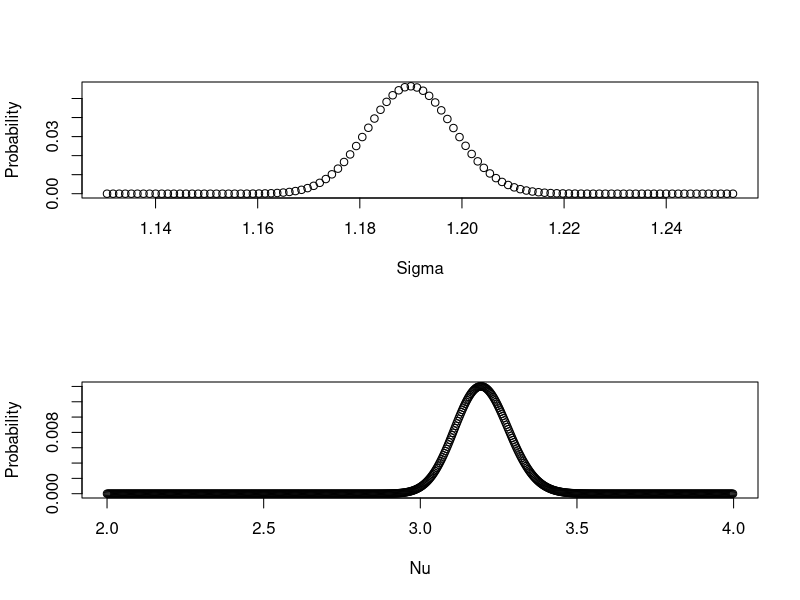

Write the R code that produced this figure.
# Written in R by Dmitriy Strelkov.
# Problem 2: Write a program to distinguish between additional models of data.

# I chose to write a program that can distinguish between a normal distribution and a student-t distribution.
# They look very similar to the naked eye, and so it can be difficult to tell what type of distribution
# is really governing our data.

# My approach to this problem will be essentially identical to my approach to the previous problem.

# 1. Make a function returns the probability of a normal distribution.
# 2. Make a function returns the probability of a student-t distribution.
# 3. Make a function that returns the parameters associated with the normal distribution.
# 4. Make a function that returns the parameters associated with the student-t distribution.
# 5. Make a function that returns the probability distribution of the parameters of the normal distribution.
# 6. Make a function that returns the probability distribution of the parameters of the student-t distribution.
# 7. Make a function that determines which model is more likely.
# 8. Make a function that displays the parameter probability distribution for the likelier model.

# 1. Make a function returns the probability of a normal distribution.
normal_answer <- function(sigmalist, data){
  
  # This function returns the scaled probability and exponential scaling factor for the normally distributed
  # model.
  mean <- mean(data)
  loglikelihood <- numeric()
  
  # Compute the log likelihood for each value of sigma.
  i <- 1
  for(sigma in sigmalist){
    loglikelihood[i] <- sum(log((1/sqrt(2*sigma^2*pi))*exp(-(data - mean)^2/(2*sigma^2))))
    i <- i + 1
  }
  # This is the index of the most likely value of sigma.
  index <- which.max(loglikelihood)
  
  # The f and g subfunctions again. F returns the log likelihood of the input, g returns the 
  # exponentially scaled likelihood.
  f <- function(sigma){sum(log((1/sqrt(2*sigma^2*pi))*exp(-(data - mean)^2/(2*sigma^2))))}
  g <- function(sigma){exp(f(sigma) - f(sigmalist[index]))}
  
  # Generate the list of scaled likelihoods.
  likelihood_list <- numeric()
  for(i in 1:length(sigmalist)){
    likelihood_list[i] <- g(sigmalist[i])
  }
  
  # Find the scaled probability.
  scaled_probability <- (sum(likelihood_list) * (sigmalist[2] - sigmalist[1]))
  
  # Return the scaled probability and the exponential scaling factor.
  return(c(scaled_probability, f(sigmalist[index])))
}

# 2. Make a function returns the probability of a student-t distribution.

student_t_answer <- function(nulist, data){
  
  # Same as above, compute the log likelihood to find the most likely value of nu(degrees of freedom).
  logLikelihood <- numeric()
  i <- 1
  
  for(nu in nulist){
    logLikelihood[i] <- sum(log((gamma((nu + 1)/2)/(sqrt(nu*pi)*gamma(nu/2))) * 
                                  (1 + data^2/nu)^(-(nu + 1)/2)))
    i <- i + 1
  }
  # Find the max likelihood which gives the most likely value of nu.
  index <- which.max(logLikelihood)
  nu_true <- nulist[index]
  
  # Same subfunctions as before.
  f <- function(nu){sum(log((gamma((nu + 1)/2)/(sqrt(nu*pi)*gamma(nu/2))) * 
                              (1 + data^2/nu)^(-(nu + 1)/2)))}
  g <- function(nu){exp(f(nu) - f(nu_true))}
  
  # Generate scaled likelihoods.
  likelihood_list <- numeric()
  for(i in 1:length(nulist)){
    likelihood_list[i] <- g(nulist[i])
  }
  
  # Generate scaled probability.
  scaled_probability <- (sum(likelihood_list) * (nulist[2] - nulist[1]))
  
  # Return scaled probability and exponential scaling factor.
  return(c(scaled_probability, f(nulist[index])))
}

# 3. Make a function that returns the parameters associated with the normal distribution.
# 4. Make a function that returns the parameters associated with the student-t distribution.

# In the interest of saving time, I embedded these features into the following functions.

# 5. Make a function that returns the probability distribution of the parameters of the normal distribution.

normal_p_distro <- function(sigmalist, data){
  
  # Find the most likely sigma.
  mean <- mean(data)
  loglikelihood <- numeric()
  
  i <- 1
  for(sigma in sigmalist){
    loglikelihood[i] <- sum(log((1/sqrt(2*sigma^2*pi))*exp(-(data - mean)^2/(2*sigma^2))))
    i <- i + 1
  }
  index <- which.max(loglikelihood)
  
  # Create a small region around the most likely sigma as the region of interest.
  sigma_true <- sigmalist[index]
  sigma_low <- .95 * sigma_true
  sigma_high <- 1.053 * sigma_true
  
  graphed_sigma <- seq(sigma_low, sigma_high, by =  sigma_true/1000)
  
  # Same subfunctions as before.
  f <- function(sigma){sum(log((1/sqrt(2*sigma^2*pi))*exp(-(data - mean)^2/(2*sigma^2))))}
  g <- function(sigma){exp(f(sigma) - f(sigma_true))}
  
  loglikelihood_list <- numeric()
  
  # Generate a list of log likelihoods.
  for(i in 1:length(graphed_sigma)){
    loglikelihood_list[i] <- f(graphed_sigma[i])
  }
  
  # Create a normalized probability distribution of the most likely values of sigma.
  normalized_probability <- 1/sum(exp(loglikelihood_list - max(loglikelihood_list))) * 
    exp(loglikelihood_list - max(loglikelihood_list))
  
  # Plot the resultant distribution.
  plot(graphed_sigma, normalized_probability, xlab = 'Sigma', ylab = 'Probability')
  
  # Print a 95% confidence interval.
  i <- 1
  j <- length(graphed_sigma)
  
  while(sum(normalized_probability[i:j]) > .96){
    i <- i + 1
    j <- j - 1
  }
  
  print(paste(c("The probability of sigma being between", graphed_sigma[i], "and", graphed_sigma[j], "is", 
                round(sum(normalized_probability[i:j]), 3)), collapse = ' '))
  
  # Print the most likely value of sigma.
  print(paste(c("The most likely value of sigma is", graphed_sigma[which.max(normalized_probability)]), 
              collapse = ' '))
  
  # Return the expected sigma.
  return(sigmalist[index])
}

# 6. Make a function that returns the probability distribution of the parameters of the student-t distribution.

student_t_p_distro <- function(nulist, data){
  
  # First find the most likely value of nu to identify a region of interest.
  # It is important to note that the values of nu must be whole numbers because they represent degrees of freedom.
  # They also cannot be negative.
  logLikelihood <- numeric()
  i <- 1
  
  for(nu in nulist){
    logLikelihood[i] <- sum(log((gamma((nu + 1)/2)/(sqrt(nu*pi)*gamma(nu/2))) * 
                                  (1 + data^2/nu)^(-(nu + 1)/2)))
    i <- i + 1
  }
  index <- which.max(logLikelihood)
  
  # Create region of interest.
  nu_true <- nulist[index]
  nu_low <-  nu_true - 1
  nu_high <- nu_true + 1
  
  graphed_nu <- seq(nu_low, nu_high, by =  nu_true/1000)
  
  # Same subfunctions as before: f for generating the log likelihood and g for generating the scaled probability.
  f <- function(nu){sum(log((gamma((nu + 1)/2)/(sqrt(nu*pi)*gamma(nu/2))) * 
                              (1 + data^2/nu)^(-(nu + 1)/2)))}
  g <- function(nu){exp(f(nu) - f(nu_true))}
  
  loglikelihood_list <- numeric()
  
  # Generate the list of log likelihoods.
  for(i in 1:length(graphed_nu)){
    loglikelihood_list[i] <- f(graphed_nu[i])
  }
  
  # Generate the normalized probability.
  normalized_probability <- 1/sum(exp(loglikelihood_list - max(loglikelihood_list))) * 
    exp(loglikelihood_list - max(loglikelihood_list))
  
  # Plot the distribution.
  plot(graphed_nu, normalized_probability, xlab = 'Nu', ylab = 'Probability')
  
  # Print the 95% confidence interval.
  i <- 1
  j <- length(graphed_nu)
  
  while(sum(normalized_probability[i:j]) > .96){
    i <- i + 1
    j <- j - 1
  }
  
  print(paste(c("The probability of nu being between", graphed_nu[i], "and", graphed_nu[j], "is", 
                round(sum(normalized_probability[i:j]), 3)), collapse = ' '))
  
  # Print the most likely value of nu.
  print(paste(c("The most likely value of nu is", graphed_nu[which.max(normalized_probability)]), 
              collapse = ' '))
  
  # Return the expected amount of degrees of freedom.
  return(nulist[index])
}

# 7. Make a function that determines which model is more likely.
norm_or_t_tester <- function(sigmalist, nulist, data){
  
  # This is literally the same program as in Problem 1 except with different variable names to reflect
  # the different models used. I will refrain from reiterating the comments on this program.
  
  # Normal will be Model 1, student-t will be Model 2.
  normal_model_results <- normal_answer(sigmalist, data)
  t_model_results <- student_t_answer(nulist, data)
  
  scaling_factor_powers <- c(normal_model_results[2], t_model_results[2])
  scaled_model_probabilities <- c(normal_model_results[1], t_model_results[1])
  
  BF_log <- (scaling_factor_powers[1] - scaling_factor_powers[2]) + 
    log(scaled_model_probabilities[1]/scaled_model_probabilities[2])
  
  if((scaling_factor_powers[1] - scaling_factor_powers[2]) + 
     log(scaled_model_probabilities[1]/scaled_model_probabilities[2]) > 0){
    
    print("The distribution is normal. The probability and relative likelihood is displayed below.")
    print("Model one is more likely than model two by the exponential of:")
    print(BF_log)
    
    percentage <- (exp(scaling_factor_powers[1]) * scaled_model_probabilities[1])/
      sum(exp(scaling_factor_powers) * scaled_model_probabilities)
    
    print("The probability of model one is:")
    if(is.nan(percentage)){
      print(1)
      
      #Return the model #
      return(1)
    } else{
      print(percentage)
      return(1)
    }
  }else if((scaling_factor_powers[1] - scaling_factor_powers[2]) + 
           log(scaled_model_probabilities[1]/scaled_model_probabilities[2]) < 0){
    
    print("The distribution is student-t. The probability and relative likelihood is displayed below.")
    print("Model two is more likely than model one by the exponential of:")
    print(-BF_log)
    
    percentage <- (exp(scaling_factor_powers[1]) * scaled_model_probabilities[1])/
      sum(exp(scaling_factor_powers) * scaled_model_probabilities)
    
    print("The probability of model two is:")
    if(is.nan(percentage)){
      print(1)
      return(2)
    } else{
      print(percentage)
      return(2)
    }
  }
  #This function can identify whether or not a distribution is normal/student_t very well.
}

# 8. Make a function that displays the parameter probability distribution for the likelier model.

Resultant_distribution_finder_2 <- function(sigmalist, nulist, data){
  
  # This is also a copy of the function I used in problem 1.
  # Once again, model 1 is normal, model 2 is student_t.
  
  m <- norm_or_t_tester(sigmalist, nulist, data)
  
  if(m == 1){
    normal_p_distro(sigmalist, data)
  } else if(m == 2){
    student_t_p_distro(nulist, data)
  }
}

# Let's test it on some data!

norm_data <- rnorm(10000, 0, 1.2) # sigma = 1.2
t_data <- rt(10000, 3) # nu = 3

sigmalist <- seq(.7, 1.4, by = .01)
nulist <- seq(1, 10, by = 1)

# Drum roll please...
par(mfrow = c(2,1))
Resultant_distribution_finder_2(sigmalist, nulist, norm_data)
Resultant_distribution_finder_2(sigmalist, nulist, t_data)

# Looks like we return accurate results!